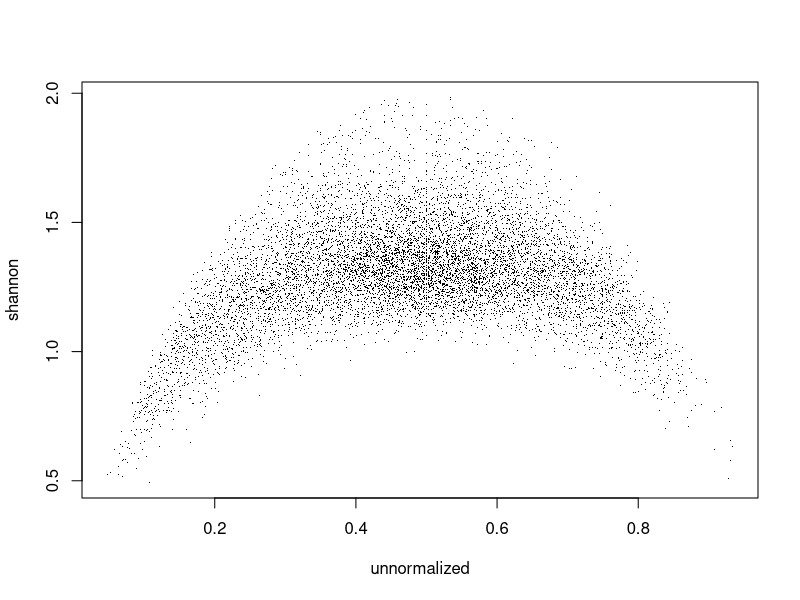
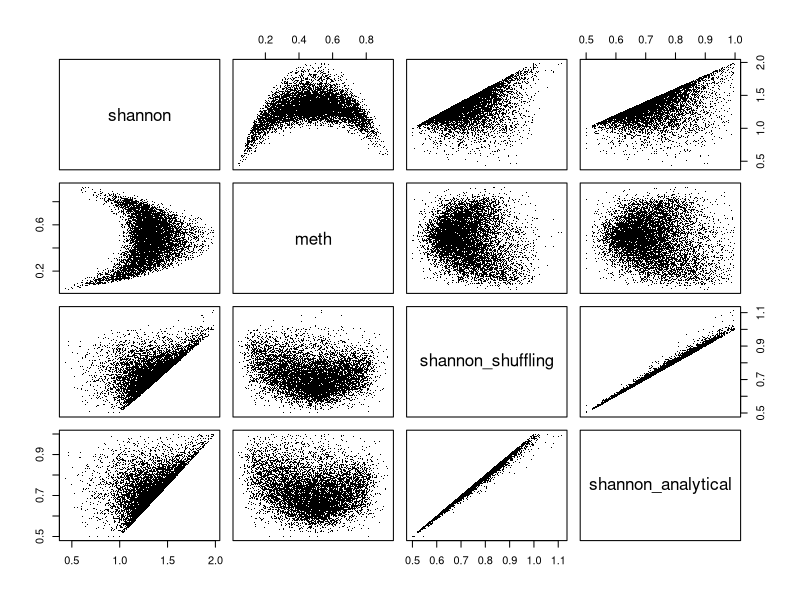
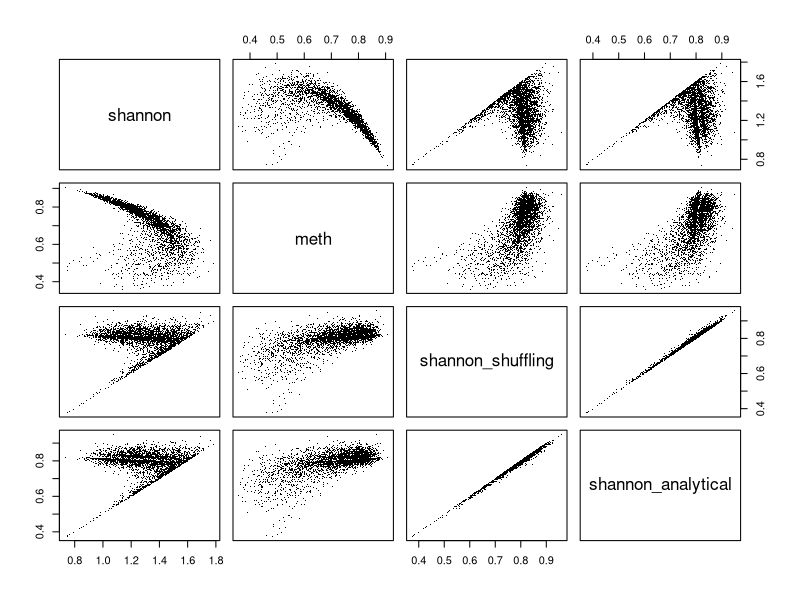
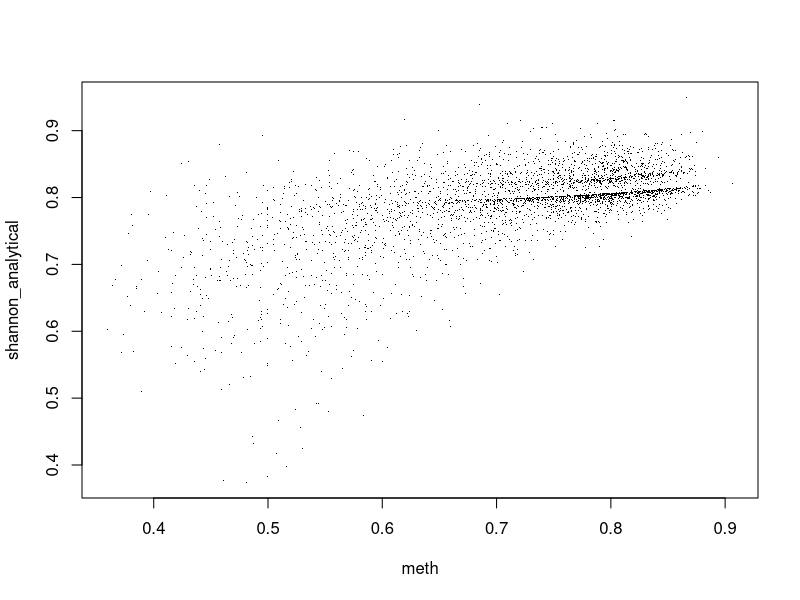

Write R code to recreate these figures, in order.
## ---- chunk 1
library(knitr)
## ---- chunk 2
opts_chunk$set(fig.width = 6,
               fig.height = 6,
               cache = FALSE,
               include = TRUE,
               dev = "png",
               cache.lazy = FALSE,
               warning = TRUE,
               message = TRUE)
## ---- chunk 3
# shannon's entropy
shannon <- function(dimers) {
    p <- c(table(dimers)) / length(dimers)
    -1 * sum(p * log2(p))
}

## avg methylation
meth <- function(dimers) {
    (sum(dimers == '10') + sum(dimers == '01') + 2* sum(dimers == '11')) / (2*length(dimers))
}

## quickly simulating dimersets, with some noise
simulate_dimers <- function(unmeth_dimer_counts, meth_dimer_counts) {    
    dimers <- c(rep('00', unmeth_dimer_counts + rnbinom(n = 1, size = 5, prob = 0.5)),
                rep('01', rnbinom(n = 1, size = 5, prob = 0.5)),
                rep('10', rnbinom(n = 1, size = 5, prob = 0.5)),
                rep('11', meth_dimer_counts + rnbinom(n = 1, size = 5, prob = 0.5)))
    return(dimers)
}
## ---- chunk 4
## the idea is to build a background of dimers fulfilling the original avg methylation (amount of 0s and 1s)
shannon_normalized_shuffled <- function(dimers) {
    # observed probabilities and shannon's
    p_obs <- c(table(dimers)) / length(dimers)
    H_obs <- -sum(p_obs * log2(p_obs))
    
    # dimers to monomers
    bits <- unlist(strsplit(dimers, "")) 
    
    # shuffle monomers, to preserve methylation level (0s and 1s)
    shuffled_bits <- sample(bits, length(bits), replace = FALSE)
    
    # reconstruct dimers
    shuffled_dimers <- paste0(shuffled_bits[seq(1, length(bits)-1, by=2)], 
                              shuffled_bits[seq(2, length(bits), by=2)])
    
    # expected probs and shannon's from shuffled dimers
    p_exp <- c(table(shuffled_dimers)) / length(shuffled_dimers)
    H_exp <- -sum(p_exp * log2(p_exp))  
    
    # normalize independent of methylation
    H_obs / H_exp
}
          
## ---- chunk 5
## same as above, but analitically
shannon_normalized_analytical <- function(dimers) {
    # observed probs, Shannon's
    p_obs <- c(table(dimers)) / length(dimers)
    H_obs <- -sum(p_obs * log2(p_obs)) 
    
    # again split dimers into monomers and get their probabilities
    bits <- unlist(strsplit(dimers, "")) 
    p0 <- sum(bits == "0") / length(bits)  # probability of '0'
    p1 <- sum(bits == "1") / length(bits)  # probability of '1'
    
    # we expect dimer probabilities to be independent!
    p_exp <- c("00" = p0 * p0, "01" = p0 * p1, "10" = p1 * p0, "11" = p1 * p1)
    
    # remove dimers that were not observed/ present originally
    ## p_exp <- p_exp[names(p_exp) %in% unique(dimers)]
    
    # expected shannon's
    H_exp <- -sum(p_exp * log2(p_exp))
    
    # normalize independent of methylation
    H_obs / H_exp
}
## ---- chunk 6

res <- list()
for (i in 1:100) {
    for (j in 1:100) {
        dimers <- simulate_dimers(unmeth_dimer_counts = i, meth_dimer_counts = j)

        res[[paste0(i, j)]] <- c(meth(dimers), shannon(dimers)) 
    }
}

res <- do.call(rbind.data.frame, res)
colnames(res) <- c('meth', 'shannon')
plot(res, pch = '.', 'unnormalized')
## ---- chunk 7
res <- list()
for (i in 1:100) {
    for (j in 1:100) {
        dimers <- simulate_dimers(unmeth_dimer_counts = i, meth_dimer_counts = j)

        res[[paste0(i, j)]] <- c(shannon(dimers), meth(dimers),shannon_normalized_shuffled(dimers), shannon_normalized_analytical(dimers))
    }
}


res <- do.call(rbind.data.frame, res)
colnames(res) <- c('shannon', 'meth', 'shannon_shuffling', 'shannon_analytical')

plot(res, pch = '.')
## ---- chunk 8
simulate_dimers_asym_dispersion <- function(unmeth_dimer_counts, meth_dimer_counts) {    
    dimers <- c(rep('00', unmeth_dimer_counts + rnbinom(n = 1, size = 5, prob = 0.5)),
                rep('01', rnbinom(n = 1, size = 1, prob = 0.5)),
                rep('10', rnbinom(n = 1, size = 50, prob = 0.5)),  ## notice the size here
                rep('11', meth_dimer_counts + rnbinom(n = 1, size = 5, prob = 0.5)))
    return(dimers)
}
## ---- chunk 9
res <- list()
for (i in 1:20) { ## notice lower simulated fully unmeth dimers overall
    for (j in 1:180) {
        ## plus increased heterogeneity on unmeth dimers
        dimers <- simulate_dimers_asym_dispersion(unmeth_dimer_counts = i, meth_dimer_counts = j) 
        res[[paste0(i, j)]] <- c(shannon(dimers), meth(dimers),shannon_normalized_shuffled(dimers), shannon_normalized_analytical(dimers))        
    }
}

res <- do.call(rbind.data.frame, res)
colnames(res) <- c('shannon', 'meth', 'shannon_shuffling', 'shannon_analytical')


plot(res, pch = '.')


## ---- chunk 10
plot(res[,c('meth', 'shannon_analytical')], pch = '.')

## ---- chunk 11
sessionInfo()
